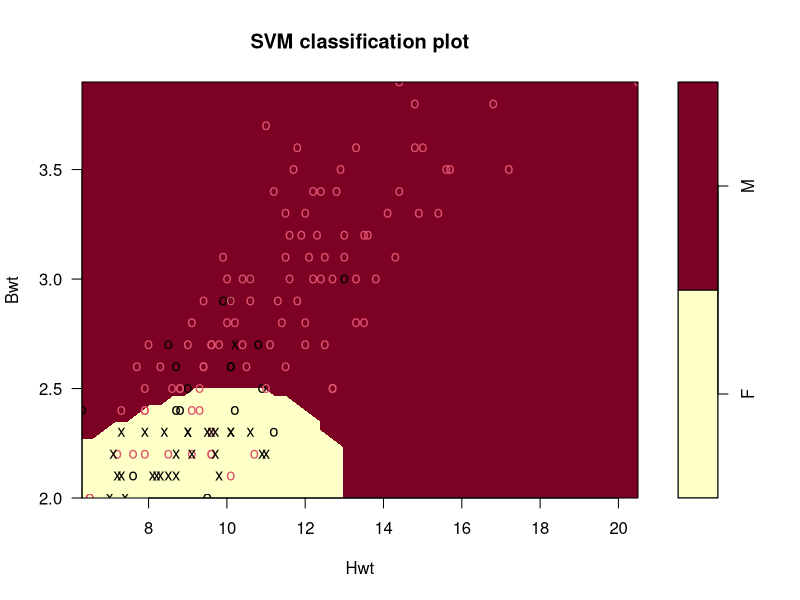

Source code (R):

library(e1071)
data(cats, package= 'MASS')

ind       <- sample(2, nrow(cats), replace= TRUE, prob=c (0.7,0.3 ))
testset   <- cats[ind==1,]
trainset  <- cats[ind==2,]

model <- svm(Sex~.,data = trainset, kernel= "radial")
prediccion <- predict(model, newdata= testset[-1])

plot(model, cats)
MC <- table(testset[, 1], prediccion)
MC

acierto <- (sum(diag(MC)))/(sum(MC))
acierto

